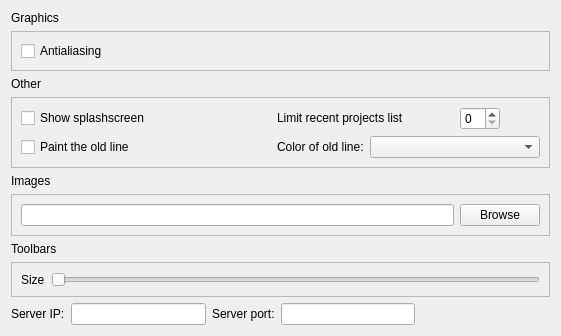
<?xml version="1.0" encoding="UTF-8"?>
<ui version="4.0">
 <class>PreferencesMiscellaniousPage</class>
 <widget class="QWidget" name="PreferencesMiscellaniousPage">
  <property name="geometry">
   <rect>
    <x>0</x>
    <y>0</y>
    <width>561</width>
    <height>325</height>
   </rect>
  </property>
  <property name="sizePolicy">
   <sizepolicy hsizetype="Expanding" vsizetype="Expanding">
    <horstretch>0</horstretch>
    <verstretch>0</verstretch>
   </sizepolicy>
  </property>
  <layout class="QGridLayout" name="gridLayout_4">
   <item row="4" column="0">
    <widget class="QLabel" name="label_7">
     <property name="text">
      <string>Images</string>
     </property>
    </widget>
   </item>
   <item row="9" column="0">
    <spacer name="verticalSpacer">
     <property name="orientation">
      <enum>Qt::Vertical</enum>
     </property>
     <property name="sizeHint" stdset="0">
      <size>
       <width>20</width>
       <height>40</height>
      </size>
     </property>
    </spacer>
   </item>
   <item row="6" column="0">
    <widget class="QLabel" name="label">
     <property name="text">
      <string>Toolbars</string>
     </property>
    </widget>
   </item>
   <item row="0" column="0">
    <widget class="QLabel" name="label_5">
     <property name="text">
      <string>Graphics</string>
     </property>
    </widget>
   </item>
   <item row="2" column="0">
    <widget class="QLabel" name="label_6">
     <property name="text">
      <string>Other</string>
     </property>
    </widget>
   </item>
   <item row="5" column="0">
    <widget class="QFrame" name="frame_5">
     <property name="frameShape">
      <enum>QFrame::StyledPanel</enum>
     </property>
     <property name="frameShadow">
      <enum>QFrame::Raised</enum>
     </property>
     <layout class="QGridLayout" name="gridLayout_3">
      <item row="0" column="1">
       <widget class="QPushButton" name="imagesPathBrowseButton">
        <property name="text">
         <string>Browse</string>
        </property>
       </widget>
      </item>
      <item row="0" column="0">
       <widget class="QLineEdit" name="imagesPathEdit"/>
      </item>
     </layout>
    </widget>
   </item>
   <item row="1" column="0">
    <widget class="QFrame" name="frame_3">
     <property name="frameShape">
      <enum>QFrame::StyledPanel</enum>
     </property>
     <property name="frameShadow">
      <enum>QFrame::Raised</enum>
     </property>
     <layout class="QGridLayout" name="gridLayout">
      <item row="0" column="0">
       <widget class="QCheckBox" name="antialiasingCheckBox">
        <property name="text">
         <string>Antialiasing</string>
        </property>
       </widget>
      </item>
     </layout>
    </widget>
   </item>
   <item row="3" column="0">
    <widget class="QFrame" name="frame_4">
     <property name="frameShape">
      <enum>QFrame::StyledPanel</enum>
     </property>
     <property name="frameShadow">
      <enum>QFrame::Raised</enum>
     </property>
     <layout class="QGridLayout" name="gridLayout_2" rowstretch="0,0,0,0">
      <item row="0" column="0">
       <widget class="QCheckBox" name="splashScreenCheckBox">
        <property name="text">
         <string>Show splashscreen</string>
        </property>
       </widget>
      </item>
      <item row="3" column="2">
       <widget class="QLabel" name="label_8">
        <property name="text">
         <string>Color of old line:</string>
        </property>
       </widget>
      </item>
      <item row="3" column="3">
       <widget class="QComboBox" name="colorComboBox">
        <property name="minimumSize">
         <size>
          <width>170</width>
          <height>0</height>
         </size>
        </property>
        <property name="frame">
         <bool>true</bool>
        </property>
       </widget>
      </item>
      <item row="3" column="0">
       <widget class="QCheckBox" name="paintOldLineCheckBox">
        <property name="enabled">
         <bool>true</bool>
        </property>
        <property name="text">
         <string>Paint the old line</string>
        </property>
       </widget>
      </item>
      <item row="3" column="1">
       <spacer name="horizontalSpacer">
        <property name="orientation">
         <enum>Qt::Horizontal</enum>
        </property>
        <property name="sizeType">
         <enum>QSizePolicy::Expanding</enum>
        </property>
        <property name="sizeHint" stdset="0">
         <size>
          <width>40</width>
          <height>20</height>
         </size>
        </property>
       </spacer>
      </item>
      <item row="0" column="2" colspan="2">
       <layout class="QHBoxLayout" name="horizontalLayout_4">
        <property name="spacing">
         <number>5</number>
        </property>
        <property name="sizeConstraint">
         <enum>QLayout::SetDefaultConstraint</enum>
        </property>
        <property name="topMargin">
         <number>0</number>
        </property>
        <property name="rightMargin">
         <number>0</number>
        </property>
        <item>
         <widget class="QLabel" name="label_9">
          <property name="sizePolicy">
           <sizepolicy hsizetype="Preferred" vsizetype="Maximum">
            <horstretch>0</horstretch>
            <verstretch>0</verstretch>
           </sizepolicy>
          </property>
          <property name="text">
           <string>Limit recent projects list</string>
          </property>
          <property name="wordWrap">
           <bool>true</bool>
          </property>
         </widget>
        </item>
        <item>
         <widget class="QSpinBox" name="recentProjectsLimitSpinBox">
          <property name="sizePolicy">
           <sizepolicy hsizetype="Fixed" vsizetype="Fixed">
            <horstretch>0</horstretch>
            <verstretch>0</verstretch>
           </sizepolicy>
          </property>
          <property name="maximumSize">
           <size>
            <width>40</width>
            <height>16777215</height>
           </size>
          </property>
         </widget>
        </item>
        <item>
         <spacer name="horizontalSpacer_2">
          <property name="orientation">
           <enum>Qt::Horizontal</enum>
          </property>
          <property name="sizeType">
           <enum>QSizePolicy::Maximum</enum>
          </property>
          <property name="sizeHint" stdset="0">
           <size>
            <width>40</width>
            <height>20</height>
           </size>
          </property>
         </spacer>
        </item>
       </layout>
      </item>
     </layout>
    </widget>
   </item>
   <item row="7" column="0">
    <widget class="QFrame" name="frame">
     <property name="frameShape">
      <enum>QFrame::StyledPanel</enum>
     </property>
     <property name="frameShadow">
      <enum>QFrame::Raised</enum>
     </property>
     <layout class="QHBoxLayout" name="horizontalLayout">
      <item>
       <widget class="QLabel" name="label_2">
        <property name="text">
         <string>Size</string>
        </property>
       </widget>
      </item>
      <item>
       <widget class="QSlider" name="toolbarSizeSlider">
        <property name="minimum">
         <number>20</number>
        </property>
        <property name="maximum">
         <number>50</number>
        </property>
        <property name="orientation">
         <enum>Qt::Horizontal</enum>
        </property>
       </widget>
      </item>
     </layout>
    </widget>
   </item>
   <item row="8" column="0">
    <layout class="QHBoxLayout" name="serverLayout">
     <property name="bottomMargin">
      <number>0</number>
     </property>
     <item>
      <widget class="QLabel" name="serverIPLabel">
       <property name="text">
        <string>Server IP:</string>
       </property>
      </widget>
     </item>
     <item>
      <widget class="QLineEdit" name="serverIPEdit"/>
     </item>
     <item>
      <widget class="QLabel" name="serverPortLabel">
       <property name="text">
        <string>Server port:</string>
       </property>
      </widget>
     </item>
     <item>
      <widget class="QLineEdit" name="serverPortEdit"/>
     </item>
     <item>
      <spacer name="horizontalSpacer_3">
       <property name="orientation">
        <enum>Qt::Horizontal</enum>
       </property>
       <property name="sizeHint" stdset="0">
        <size>
         <width>40</width>
         <height>20</height>
        </size>
       </property>
      </spacer>
     </item>
    </layout>
   </item>
  </layout>
 </widget>
 <resources/>
 <connections/>
</ui>
